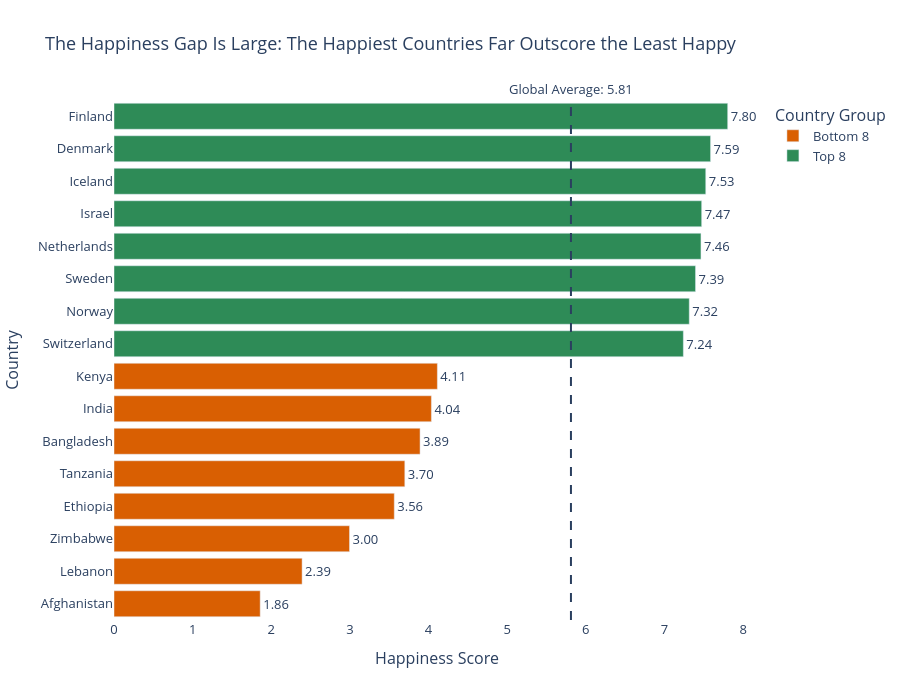

Notebook code cell kept with this figure:
### Markdown cell above
---
## Task 2 — Bottom vs. Top: A Contrast Story

**What to build:** A bar chart that highlights the **gap between the happiest and least happy countries**, focusing on a specific insight.

**Requirements:**
- Show the **top 8 AND bottom 8 countries** together (16 bars total)
- Use **colour** to distinguish the two groups (not Plotly's default rainbow)
- Add a **visual separator or annotation** that emphasises the gap
- Insight title that tells the story of the gap

**Hint:** Use `pd.concat([df.nlargest(8,'Happiness_Score'), df.nsmallest(8,'Happiness_Score')])` to get both groups.

**Stretch goal:** Add a vertical reference line showing the global average.

### Code cell
# Task 2: Top 8 vs. Bottom 8 contrast
# ------------------------------------

# Step 1: Get top and bottom countries
top8 = df.nlargest(8, 'Happiness_Score').copy()
top8['Group'] = 'Top 8'
bottom8 = df.nsmallest(8, 'Happiness_Score').copy()
bottom8['Group'] = 'Bottom 8'

combined = pd.concat([bottom8, top8]).sort_values('Happiness_Score')
global_avg = df['Happiness_Score'].mean()
print(f"Global average: {global_avg:.2f}")

# Step 2: Build your chart
# YOUR CODE HERE
# Build the comparison chart
fig = px.bar(
    combined,
    x='Happiness_Score',
    y='Country',
    orientation='h',
    color='Group',
    color_discrete_map={
        'Top 8': '#2E8B57',
        'Bottom 8': '#D95F02'
    },
    text='Happiness_Score',
    title='The Happiness Gap Is Large: The Happiest Countries Far Outscore the Least Happy'
)

# Add values to bars
fig.update_traces(
    texttemplate='%{text:.2f}',
    textposition='outside'
)

# Add global average reference line
fig.add_vline(
    x=global_avg,
    line_dash='dash',
    line_width=2,
    annotation_text=f'Global Average: {global_avg:.2f}',
    annotation_position='top'
)

# Customize layout
fig.update_layout(
    xaxis=dict(
        title='Happiness Score',
        rangemode='tozero'
    ),
    yaxis=dict(
        title='Country'
    ),
    plot_bgcolor='white',
    paper_bgcolor='white',
    font=dict(size=13),
    height=700,
    legend_title='Country Group'
)

fig.show()

### Figure 1 — Plotly figure (JSON) as saved in the notebook; plotly's stock layout.template omitted (floating-point values rounded to 4 significant figures)
{"data": [{"hovertemplate": "Group=Bottom 8<br>Happiness_Score=%{text}<br>Country=%{y}<extra></extra>", "legendgroup": "Bottom 8", "marker": {"color": "#D95F02", "pattern": {"shape": ""}}, "name": "Bottom 8", "orientation": "h", "showlegend": true, "text": [1.859, 2.392, 2.995, 3.564, 3.698, 3.892, 4.036, 4.112], "textposition": "outside", "texttemplate": "%{text:.2f}", "type": "bar", "x": [1.859, 2.392, 2.995, 3.564, 3.698, 3.892, 4.036, 4.112], "xaxis": "x", "y": ["Afghanistan", "Lebanon", "Zimbabwe", "Ethiopia", "Tanzania", "Bangladesh", "India", "Kenya"], "yaxis": "y"}, {"hovertemplate": "Group=Top 8<br>Happiness_Score=%{text}<br>Country=%{y}<extra></extra>", "legendgroup": "Top 8", "marker": {"color": "#2E8B57", "pattern": {"shape": ""}}, "name": "Top 8", "orientation": "h", "showlegend": true, "text": [7.24, 7.315, 7.395, 7.464, 7.473, 7.525, 7.586, 7.804], "textposition": "outside", "texttemplate": "%{text:.2f}", "type": "bar", "x": [7.24, 7.315, 7.395, 7.464, 7.473, 7.525, 7.586, 7.804], "xaxis": "x", "y": ["Switzerland", "Norway", "Sweden", "Netherlands", "Israel", "Iceland", "Denmark", "Finland"], "yaxis": "y"}], "layout": {"annotations": [{"showarrow": false, "text": "Global Average: 5.81", "x": 5.811, "xanchor": "center", "xref": "x", "y": 1, "yanchor": "bottom", "yref": "y domain"}], "barmode": "relative", "font": {"size": 13}, "height": 700, "legend": {"title": {"text": "Country Group"}, "tracegroupgap": 0}, "paper_bgcolor": "white", "plot_bgcolor": "white", "shapes": [{"line": {"dash": "dash", "width": 2}, "type": "line", "x0": 5.811, "x1": 5.811, "xref": "x", "y0": 0, "y1": 1, "yref": "y domain"}], "title": {"text": "The Happiness Gap Is Large: The Happiest Countries Far Outscore the Least Happy"}, "xaxis": {"anchor": "y", "domain": [0, 1], "rangemode": "tozero", "title": {"text": "Happiness Score"}}, "yaxis": {"anchor": "x", "domain": [0, 1], "title": {"text": "Country"}}}}
